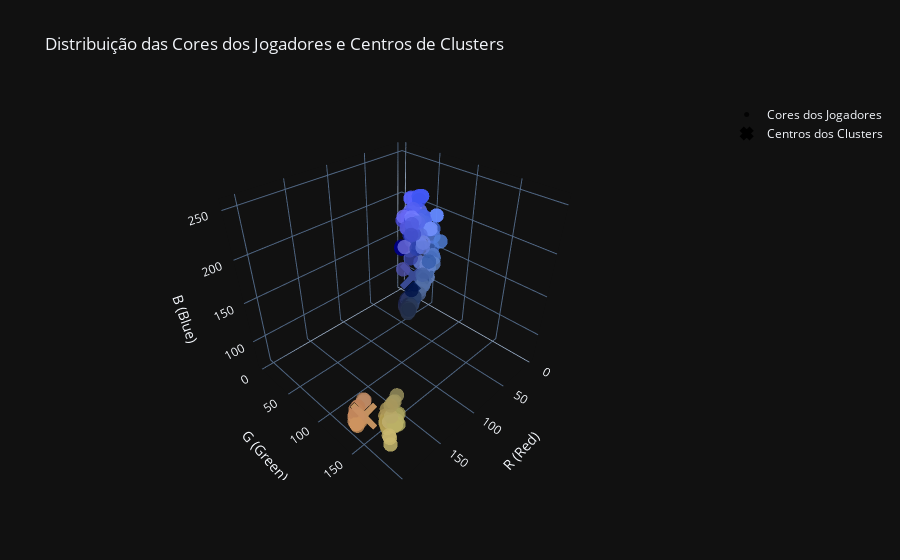

The notebook cell saved with this chart:
### Code cell
import os
import numpy as np
import json
from sklearn.cluster import KMeans
import plotly.graph_objects as go

# Definir o número de threads para evitar vazamento de memória no Windows
os.environ["OMP_NUM_THREADS"] = "4"

# Caminho para o arquivo JSON
json_path = 'D:/Projeto/hackfot/final-boxe/output_segmentado_preciso/cores-jogadores.json'
with open(json_path, 'r') as f:
    data = json.load(f)

# Extrair cores corretamente
kits_colors = []
for image_colors in data.values():
    for color_dict in image_colors:
        # Extrair as cores "red_kit_color" e "other_kit_color" e adicioná-las à lista
        if "red_kit_color" in color_dict:
            kits_colors.append(color_dict["red_kit_color"])
        if "other_kit_color" in color_dict:
            kits_colors.append(color_dict["other_kit_color"])

# Converter a lista de cores para um array NumPy
kits_colors = np.array(kits_colors)

# Aplicar KMeans com 3 clusters e suprimir o aviso de n_init
kmeans = KMeans(n_clusters=2, random_state=1, n_init=10)
kmeans.fit(kits_colors)

# Obter rótulos e centros dos clusters
labels = kmeans.labels_
centers = kmeans.cluster_centers_

# Criar o gráfico 3D interativo com plotly
fig = go.Figure()

# Adicionar os pontos de cores dos jogadores
fig.add_trace(go.Scatter3d(
    x=kits_colors[:, 0],
    y=kits_colors[:, 1],
    z=kits_colors[:, 2],
    mode='markers',
    marker=dict(
        size=5,
        color=kits_colors / 255,  # Convertendo para escala de 0 a 1
        opacity=0.8
    ),
    name="Cores dos Jogadores"
))

# Adicionar os centros dos clusters
fig.add_trace(go.Scatter3d(
    x=centers[:, 0],
    y=centers[:, 1],
    z=centers[:, 2],
    mode='markers',
    marker=dict(
        size=10,
        color=centers / 255,
        symbol='x',
        line=dict(width=2, color='black')
    ),
    name="Centros dos Clusters"
))

# Configurações do gráfico
fig.update_layout(
    scene=dict(
        xaxis_title="R (Red)",
        yaxis_title="G (Green)",
        zaxis_title="B (Blue)"
    ),
    title="Distribuição das Cores dos Jogadores e Centros de Clusters"
)

# Exibir o gráfico
fig.show()

### Figure 1 — Plotly figure (JSON) as saved in the notebook; plotly's stock layout.template omitted (floating-point values rounded to 4 significant figures; data arrays with more than 128 entries replaced by an {"elided": "..."} marker saying what was removed)
{"data": [{"marker": {"color": {"elided": "420x3 float values"}, "opacity": 0.8, "size": 5}, "mode": "markers", "name": "Cores dos Jogadores", "x": {"elided": "420 int values"}, "y": {"elided": "420 int values"}, "z": {"elided": "420 int values"}, "type": "scatter3d"}, {"marker": {"color": [[0.7658, 0.5715, 0.3769], [0.2241, 0.2911, 0.5754]], "line": {"color": "black", "width": 2}, "size": 10, "symbol": "x"}, "mode": "markers", "name": "Centros dos Clusters", "x": [195.3, 57.14], "y": [145.7, 74.22], "z": [96.1, 146.7], "type": "scatter3d"}], "layout": {"scene": {"xaxis": {"title": {"text": "R (Red)"}}, "yaxis": {"title": {"text": "G (Green)"}}, "zaxis": {"title": {"text": "B (Blue)"}}}, "title": {"text": "Distribuição das Cores dos Jogadores e Centros de Clusters"}}}
